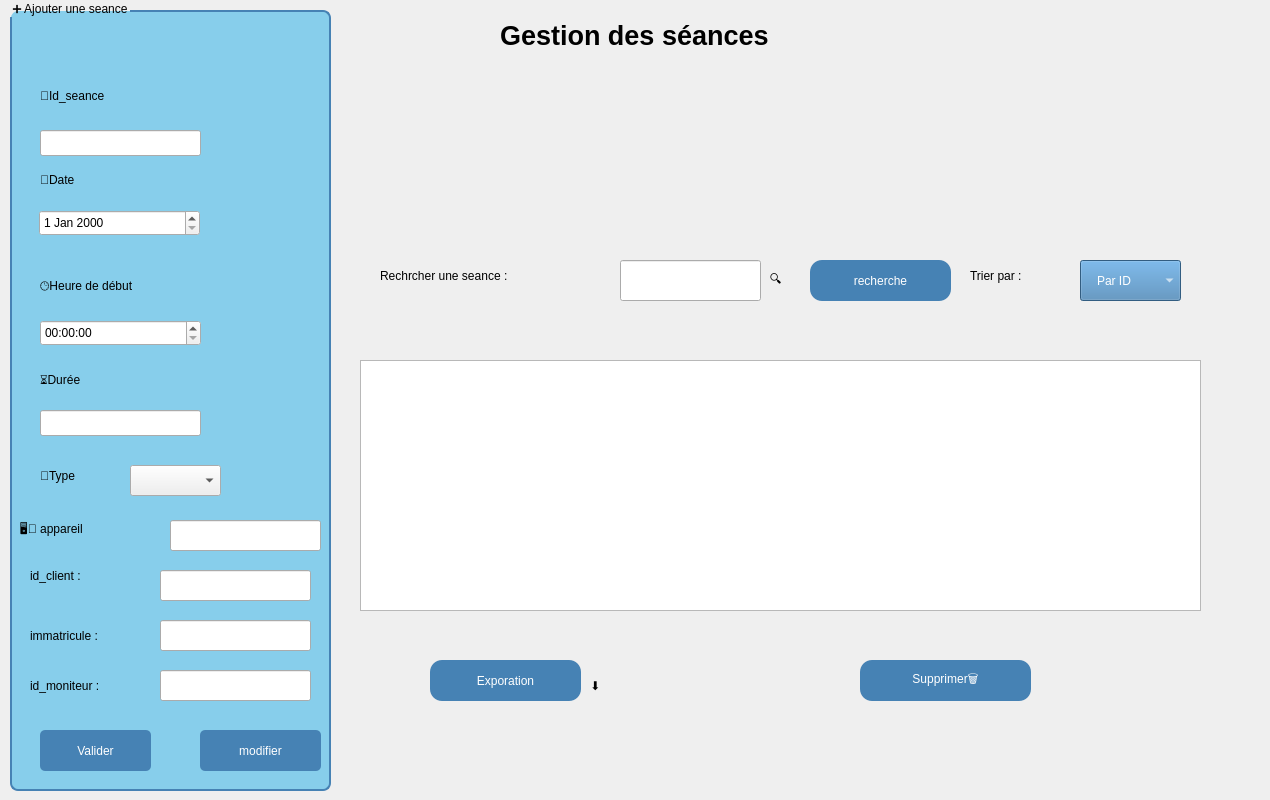
      <widget class="QWidget" name="tab_2">
       <attribute name="title">
        <string>Acceuil</string>
       </attribute>
       <widget class="QLabel" name="label_2">
        <property name="geometry">
         <rect>
          <x>380</x>
          <y>260</y>
          <width>251</width>
          <height>31</height>
         </rect>
        </property>
        <property name="styleSheet">
         <string notr="true">font: 14pt &quot;Segoe UI&quot;;</string>
        </property>
        <property name="text">
         <string>Rechrcher une seance :</string>
        </property>
       </widget>
       <widget class="QComboBox" name="comboBox_trier">
        <property name="geometry">
         <rect>
          <x>1080</x>
          <y>260</y>
          <width>101</width>
          <height>41</height>
         </rect>
        </property>
        <property name="styleSheet">
         <string notr="true">background-color: rgb(70, 130, 180);
font: 14pt &quot;Segoe UI&quot;;
font: 900 12pt &quot;Segoe UI&quot;;

    color: white;                /* لون النص */
         /* الحواف مدوّرة */
    padding: 8px 16px;  </string>
        </property>
        <item>
         <property name="text">
          <string>Par ID</string>
         </property>
        </item>
        <item>
         <property name="text">
          <string>Par Date</string>
         </property>
        </item>
       </widget>
       <widget class="QLineEdit" name="lineEdit_recherche">
        <property name="geometry">
         <rect>
          <x>620</x>
          <y>260</y>
          <width>141</width>
          <height>41</height>
         </rect>
        </property>
        <property name="whatsThis">
         <string>&lt;html&gt;&lt;head/&gt;&lt;body&gt;&lt;p&gt;hhhh&lt;/p&gt;&lt;p&gt;&lt;br/&gt;&lt;/p&gt;&lt;/body&gt;&lt;/html&gt;</string>
        </property>
       </widget>
       <widget class="QLabel" name="label_3">
        <property name="geometry">
         <rect>
          <x>770</x>
          <y>260</y>
          <width>81</width>
          <height>41</height>
         </rect>
        </property>
        <property name="styleSheet">
         <string notr="true">font: 12pt &quot;Segoe UI&quot;;</string>
        </property>
        <property name="text">
         <string>🔍</string>
        </property>
       </widget>
       <widget class="QPushButton" name="pushButton_supprimer">
        <property name="geometry">
         <rect>
          <x>860</x>
          <y>660</y>
          <width>171</width>
          <height>41</height>
         </rect>
        </property>
        <property name="styleSheet">
         <string notr="true">background-color: rgb(70, 130, 180);
font: 14pt &quot;Segoe UI&quot;;
font: 900 12pt &quot;Segoe UI&quot;;

    color: white;                /* لون النص */
    border-radius: 12px;         /* الحواف مدوّرة */
    padding: 8px 16px;  
</string>
        </property>
        <property name="text">
         <string>Supprimer🗑️</string>
        </property>
       </widget>
       <widget class="QGroupBox" name="groupBox">
        <property name="geometry">
         <rect>
          <x>10</x>
          <y>0</y>
          <width>321</width>
          <height>791</height>
         </rect>
        </property>
        <property name="styleSheet">
         <string notr="true">QGroupBox {
	font: 900 9pt &quot;Segoe UI&quot;;
	font: 900 9pt &quot;Segoe UI&quot;;
	font: 16pt &quot;Segoe UI&quot;;
  
	background-color: rgb(135, 206, 235);
    border: 2px solid #4682B4;
    border-radius: 8px;
    margin-top: 10px;
}
QPushButton {
    background-color: #4682B4;
    color: white;
    border-radius: 5px;
    padding: 5px;
}
QPushButton:hover {
    background-color: #5A9BD5;
}</string>
        </property>
        <property name="title">
         <string>➕ Ajouter une seance</string>
        </property>
        <widget class="QLabel" name="label_4">
         <property name="geometry">
          <rect>
           <x>30</x>
           <y>80</y>
           <width>131</width>
           <height>31</height>
          </rect>
         </property>
         <property name="styleSheet">
          <string notr="true">font: 12pt &quot;Segoe UI&quot;;</string>
         </property>
         <property name="text">
          <string>🔑Id_seance</string>
         </property>
        </widget>
        <widget class="QLineEdit" name="lineEdit_id">
         <property name="geometry">
          <rect>
           <x>30</x>
           <y>130</y>
           <width>161</width>
           <height>26</height>
          </rect>
         </property>
        </widget>
        <widget class="QLabel" name="label_5">
         <property name="geometry">
          <rect>
           <x>30</x>
           <y>170</y>
           <width>91</width>
           <height>20</height>
          </rect>
         </property>
         <property name="styleSheet">
          <string notr="true">font: 12pt &quot;Segoe UI&quot;;</string>
         </property>
         <property name="text">
          <string>📅Date</string>
         </property>
        </widget>
        <widget class="QDateEdit" name="dateEdit_date">
         <property name="geometry">
          <rect>
           <x>29</x>
           <y>210</y>
           <width>161</width>
           <height>26</height>
          </rect>
         </property>
         <property name="styleSheet">
          <string notr="true">font: 12pt &quot;Segoe UI&quot;;</string>
         </property>
        </widget>
        <widget class="QLabel" name="label_8">
         <property name="geometry">
          <rect>
           <x>30</x>
           <y>270</y>
           <width>191</width>
           <height>31</height>
          </rect>
         </property>
         <property name="styleSheet">
          <string notr="true">font: 12pt &quot;Segoe UI&quot;;</string>
         </property>
         <property name="text">
          <string>🕒Heure de début</string>
         </property>
        </widget>
        <widget class="QTimeEdit" name="timeEdit_heure">
         <property name="geometry">
          <rect>
           <x>30</x>
           <y>320</y>
           <width>161</width>
           <height>26</height>
          </rect>
         </property>
         <property name="styleSheet">
          <string notr="true">font: 12pt &quot;Segoe UI&quot;;</string>
         </property>
        </widget>
        <widget class="QLabel" name="label_9">
         <property name="geometry">
          <rect>
           <x>30</x>
           <y>370</y>
           <width>111</width>
           <height>20</height>
          </rect>
         </property>
         <property name="styleSheet">
          <string notr="true">font: 12pt &quot;Segoe UI&quot;;</string>
         </property>
         <property name="text">
          <string>⏳Durée</string>
         </property>
        </widget>
        <widget class="QLineEdit" name="lineEdit_duree">
         <property name="geometry">
          <rect>
           <x>30</x>
           <y>410</y>
           <width>161</width>
           <height>26</height>
          </rect>
         </property>
        </widget>
        <widget class="QLabel" name="label_10">
         <property name="geometry">
          <rect>
           <x>30</x>
           <y>460</y>
           <width>81</width>
           <height>31</height>
          </rect>
         </property>
         <property name="styleSheet">
          <string notr="true">font: 12pt &quot;Segoe UI&quot;;</string>
         </property>
         <property name="text">
          <string>🚗Type</string>
         </property>
        </widget>
        <widget class="QComboBox" name="comboBox_type">
         <property name="geometry">
          <rect>
           <x>120</x>
           <y>465</y>
           <width>91</width>
           <height>31</height>
          </rect>
         </property>
         <property name="styleSheet">
          <string notr="true">font: 12pt &quot;Segoe UI&quot;;</string>
         </property>
         <item>
          <property name="text">
           <string/>
          </property>
         </item>
         <item>
          <property name="text">
           <string>🖥️Code</string>
          </property>
         </item>
         <item>
          <property name="text">
           <string>🚗Conduite</string>
          </property>
         </item>
         <item>
          <property name="text">
           <string>🚗Parc</string>
          </property>
         </item>
        </widget>
        <widget class="QPushButton" name="pushButton_valider">
         <property name="geometry">
          <rect>
           <x>30</x>
           <y>730</y>
           <width>111</width>
           <height>41</height>
          </rect>
         </property>
         <property name="styleSheet">
          <string notr="true">font: 12pt &quot;Segoe UI&quot;;</string>
         </property>
         <property name="text">
          <string>Valider</string>
         </property>
        </widget>
        <widget class="QPushButton" name="pushButton_modifier">
         <property name="geometry">
          <rect>
           <x>190</x>
           <y>730</y>
           <width>121</width>
           <height>41</height>
          </rect>
         </property>
         <property name="styleSheet">
          <string notr="true">font: 12pt &quot;Segoe UI&quot;;</string>
         </property>
         <property name="text">
          <string>modifier</string>
         </property>
        </widget>
        <widget class="QLabel" name="label_14">
         <property name="geometry">
          <rect>
           <x>10</x>
           <y>510</y>
           <width>141</width>
           <height>41</height>
          </rect>
         </property>
         <property name="styleSheet">
          <string notr="true">font: 12pt &quot;Segoe UI&quot;;</string>
         </property>
         <property name="text">
          <string>🖥️🚗 appareil </string>
         </property>
        </widget>
        <widget class="QLineEdit" name="lineEdit_appareil">
         <property name="geometry">
          <rect>
           <x>160</x>
           <y>520</y>
           <width>151</width>
           <height>31</height>
          </rect>
         </property>
        </widget>
        <widget class="QLabel" name="label_15">
         <property name="geometry">
          <rect>
           <x>20</x>
           <y>560</y>
           <width>91</width>
           <height>31</height>
          </rect>
         </property>
         <property name="styleSheet">
          <string notr="true">font: 12pt &quot;Segoe UI&quot;;</string>
         </property>
         <property name="text">
          <string>id_client :</string>
         </property>
        </widget>
        <widget class="QLineEdit" name="lineEdit_id_client">
         <property name="geometry">
          <rect>
           <x>150</x>
           <y>570</y>
           <width>151</width>
           <height>31</height>
          </rect>
         </property>
        </widget>
        <widget class="QLineEdit" name="lineEdit_id_moniteur">
         <property name="geometry">
          <rect>
           <x>150</x>
           <y>670</y>
           <width>151</width>
           <height>31</height>
          </rect>
         </property>
        </widget>
        <widget class="QLineEdit" name="lineEdit_immatricule">
         <property name="geometry">
          <rect>
           <x>150</x>
           <y>620</y>
           <width>151</width>
           <height>31</height>
          </rect>
         </property>
        </widget>
        <widget class="QLabel" name="label_16">
         <property name="geometry">
          <rect>
           <x>20</x>
           <y>620</y>
           <width>121</width>
           <height>31</height>
          </rect>
         </property>
         <property name="styleSheet">
          <string notr="true">font: 12pt &quot;Segoe UI&quot;;</string>
         </property>
         <property name="text">
          <string>immatricule :</string>
         </property>
        </widget>
        <widget class="QLabel" name="label_17">
         <property name="geometry">
          <rect>
           <x>20</x>
           <y>670</y>
           <width>101</width>
           <height>31</height>
          </rect>
         </property>
         <property name="styleSheet">
          <string notr="true">font: 12pt &quot;Segoe UI&quot;;</string>
         </property>
         <property name="text">
          <string>id_moniteur :</string>
         </property>
        </widget>
       </widget>
       <widget class="QPushButton" name="pushButton_recherche">
        <property name="geometry">
         <rect>
          <x>810</x>
          <y>260</y>
          <width>141</width>
          <height>41</height>
         </rect>
        </property>
        <property name="styleSheet">
         <string notr="true">background-color: rgb(70, 130, 180);
font: 14pt &quot;Segoe UI&quot;;
font: 900 12pt &quot;Segoe UI&quot;;

    color: white;                /* لون النص */
    border-radius: 12px;         /* الحواف مدوّرة */
    padding: 8px 16px;  </string>
        </property>
        <property name="text">
         <string>recherche</string>
        </property>
       </widget>
       <widget class="QLabel" name="label_12">
        <property name="geometry">
         <rect>
          <x>970</x>
          <y>260</y>
          <width>101</width>
          <height>31</height>
         </rect>
        </property>
        <property name="styleSheet">
         <string notr="true">font: 14pt &quot;Segoe UI&quot;;</string>
        </property>
        <property name="text">
         <string>Trier par :</string>
        </property>
       </widget>
       <widget class="QPushButton" name="pushButton_export">
        <property name="geometry">
         <rect>
          <x>430</x>
          <y>660</y>
          <width>151</width>
          <height>41</height>
         </rect>
        </property>
        <property name="styleSheet">
         <string notr="true">background-color: rgb(70, 130, 180);
font: 14pt &quot;Segoe UI&quot;;
font: 900 12pt &quot;Segoe UI&quot;;

    color: white;                /* لون النص */
    border-radius: 12px;         /* الحواف مدوّرة */
    padding: 8px 16px;  
</string>
        </property>
        <property name="text">
         <string>Exporation</string>
        </property>
       </widget>
       <widget class="QLabel" name="label_13">
        <property name="geometry">
         <rect>
          <x>590</x>
          <y>670</y>
          <width>63</width>
          <height>31</height>
         </rect>
        </property>
        <property name="styleSheet">
         <string notr="true">font: 14pt &quot;Segoe UI&quot;;</string>
        </property>
        <property name="text">
         <string>⬇️</string>
        </property>
       </widget>
       <widget class="QLabel" name="label_19">
        <property name="geometry">
         <rect>
          <x>360</x>
          <y>60</y>
          <width>901</width>
          <height>181</height>
         </rect>
        </property>
        <property name="text">
         <string/>
        </property>
        <property name="pixmap">
         <pixmap>../../WhatsApp Image 2025-09-24 at 15.27.43.jpeg</pixmap>
        </property>
       </widget>
       <widget class="QLabel" name="label">
        <property name="geometry">
         <rect>
          <x>500</x>
          <y>10</y>
          <width>481</width>
          <height>51</height>
         </rect>
        </property>
        <property name="text">
         <string>&lt;html&gt;&lt;head/&gt;&lt;body&gt;&lt;p&gt;&lt;span style=&quot; font-size:20pt; font-weight:700;&quot;&gt;Gestion des séances&lt;/span&gt;&lt;/p&gt;&lt;/body&gt;&lt;/html&gt;</string>
        </property>
       </widget>
       <widget class="QTableView" name="tableView_seances">
        <property name="geometry">
         <rect>
          <x>360</x>
          <y>360</y>
          <width>841</width>
          <height>251</height>
         </rect>
        </property>
        <property name="styleSheet">
         <string notr="true">background-color: #00008B;   /* أزرق غامق */
    color: white;                /* النص أبيض */
    gridline-color: white;       /* لون الخطوط */
    border-radius: 8px;          /* حواف مستديرة */
}
QHeaderView::section {
    background-color: #34495e;   /* رمادي غامق للـ header */
    color: white;
    padding: 4px;
    border: 1px solid #2c3e50;</string>
        </property>
       </widget>
      </widget>
